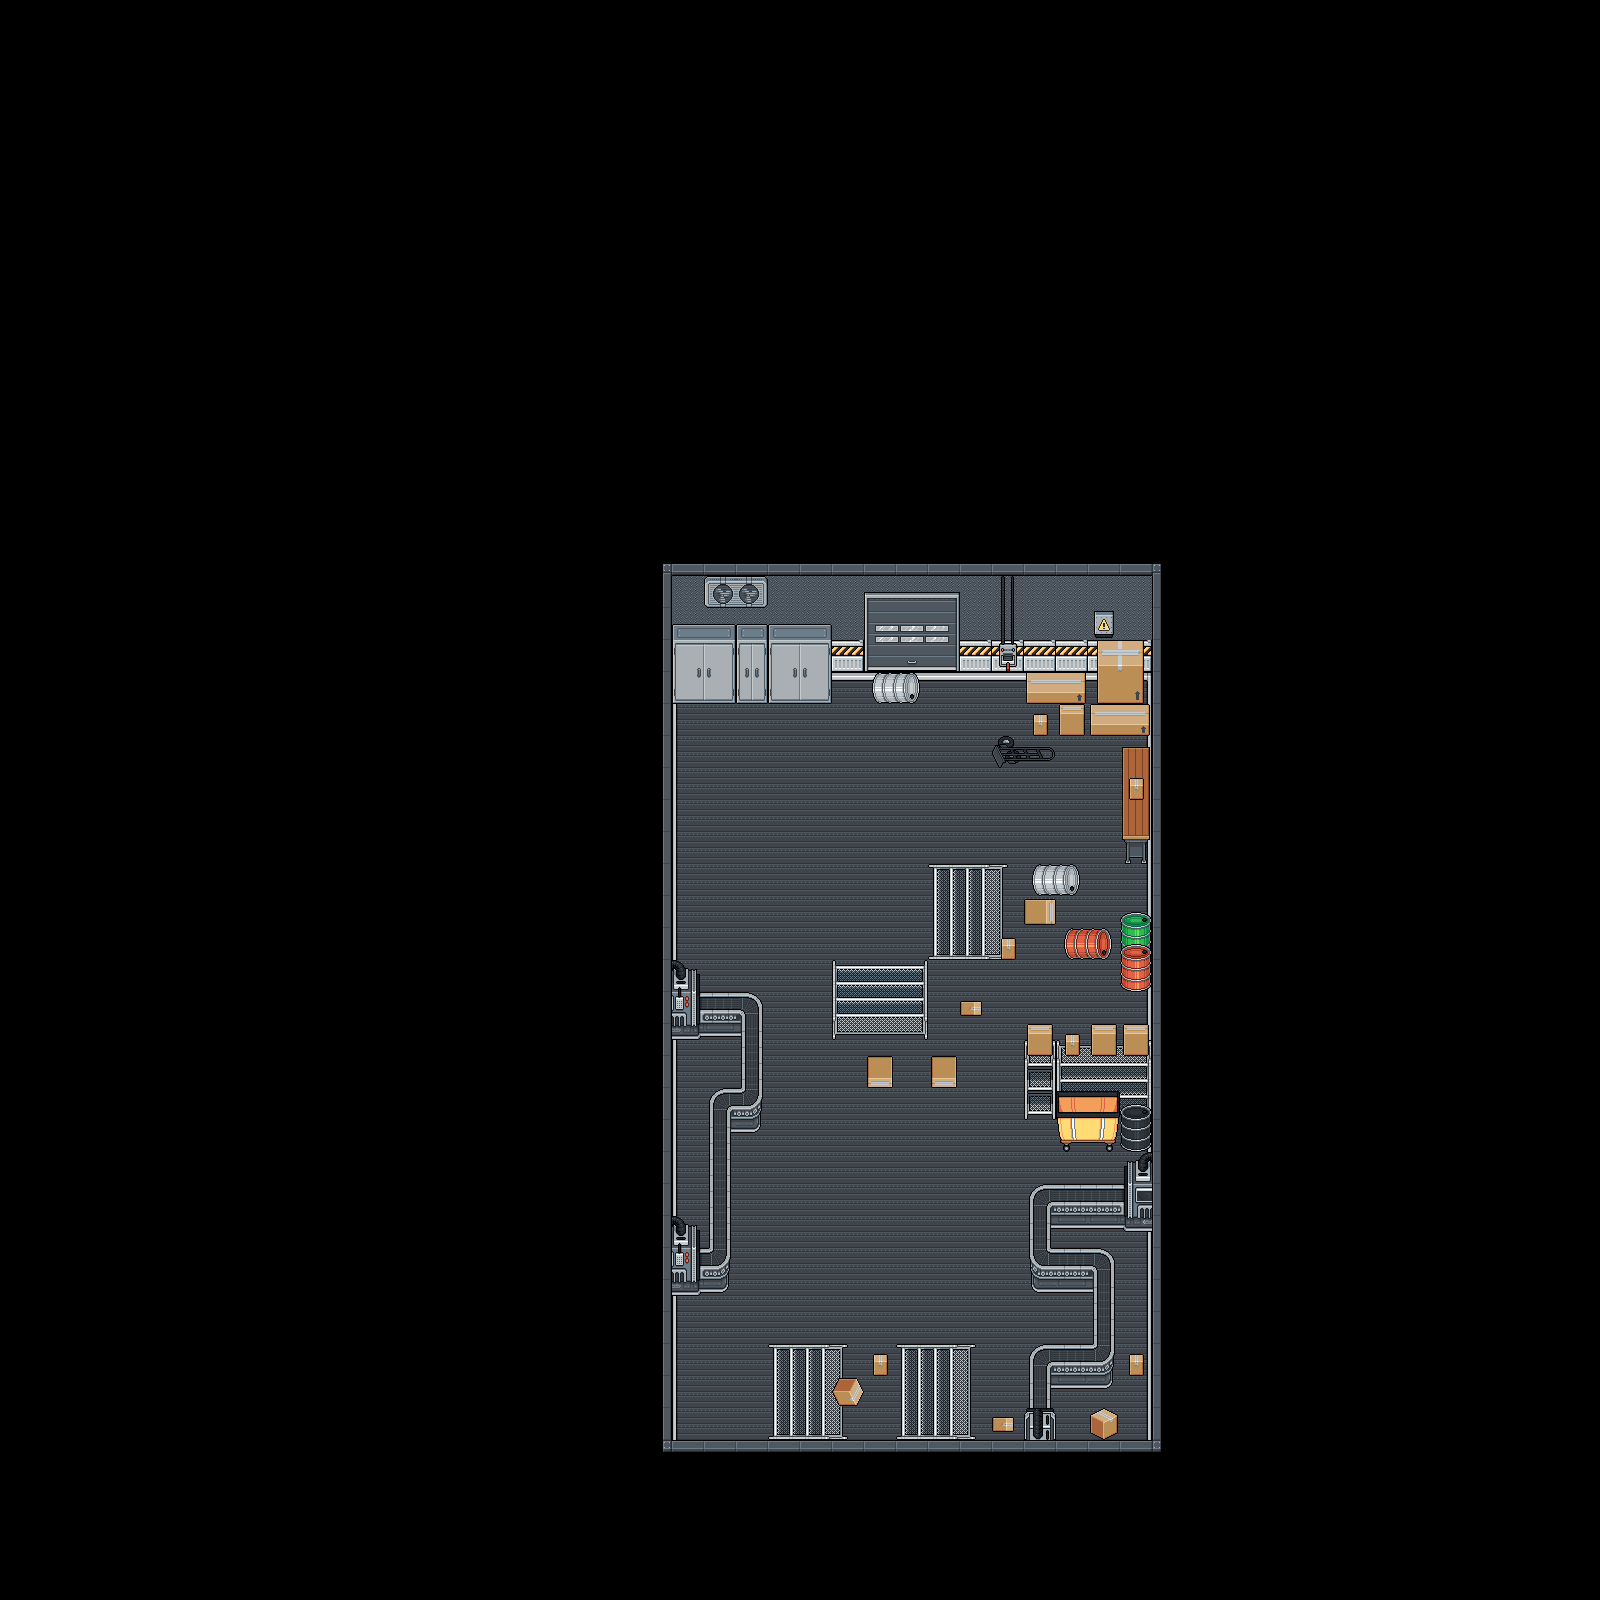

This game map was drawn from its Tiled (.tmx) file and the tilesets committed beside it. A one-line description and the trimmed map source follow:
An orthogonal 50x50 tile map with 32x32 px tiles, 4 tile layers (Ground, Walls, Objects, Objects on Objects), 2 tilesets.

<map version="1.10" tiledversion="1.11.2" orientation="orthogonal" renderorder="right-down" width="50" height="50" tilewidth="32" tileheight="32" infinite="0" nextlayerid="6" nextobjectid="1">
 <tileset firstgid="1" source="../TileSets/Cool Factory Items.tsx" />
 <tileset firstgid="276" source="../TileSets/Cool Factory Ground.tsx" />
 <layer id="1" name="Ground" width="50" height="50">
  <data>[2500 cells, 360 non-empty, 6 distinct tile ids]</data>
 </layer>
 <layer id="5" name="Walls" width="50" height="50">
  <data>[2500 cells, 133 non-empty, 10 distinct tile ids]</data>
 </layer>
 <layer id="2" name="Objects" width="50" height="50">
  <data>[2500 cells, 148 non-empty, 79 distinct tile ids]</data>
 </layer>
 <layer id="3" name="Objects on Objects" width="50" height="50">
  <data>[2500 cells, 25 non-empty, 13 distinct tile ids]</data>
 </layer>
</map>
